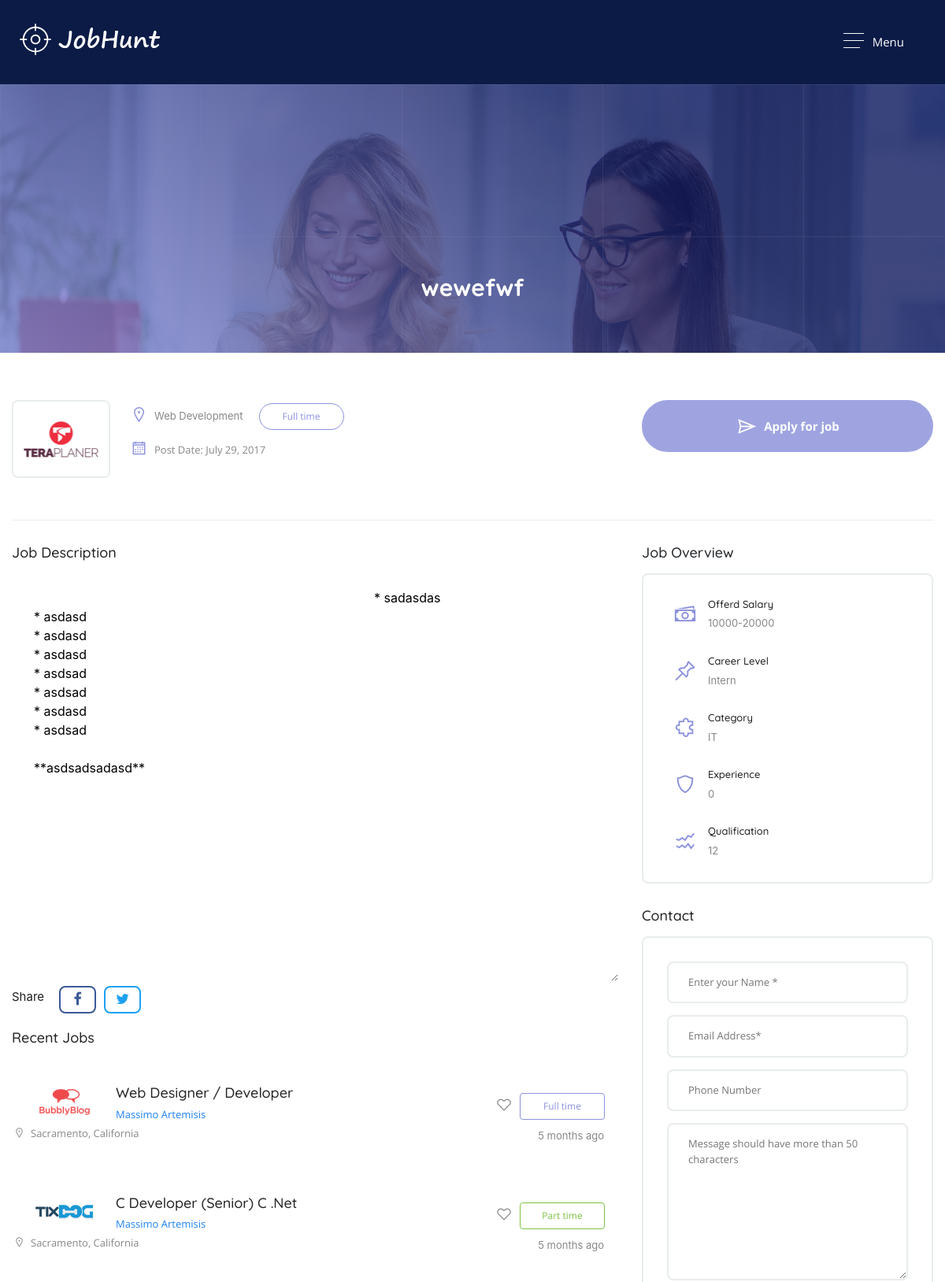
Before: /jobs/9 (upper part) with the older database file.
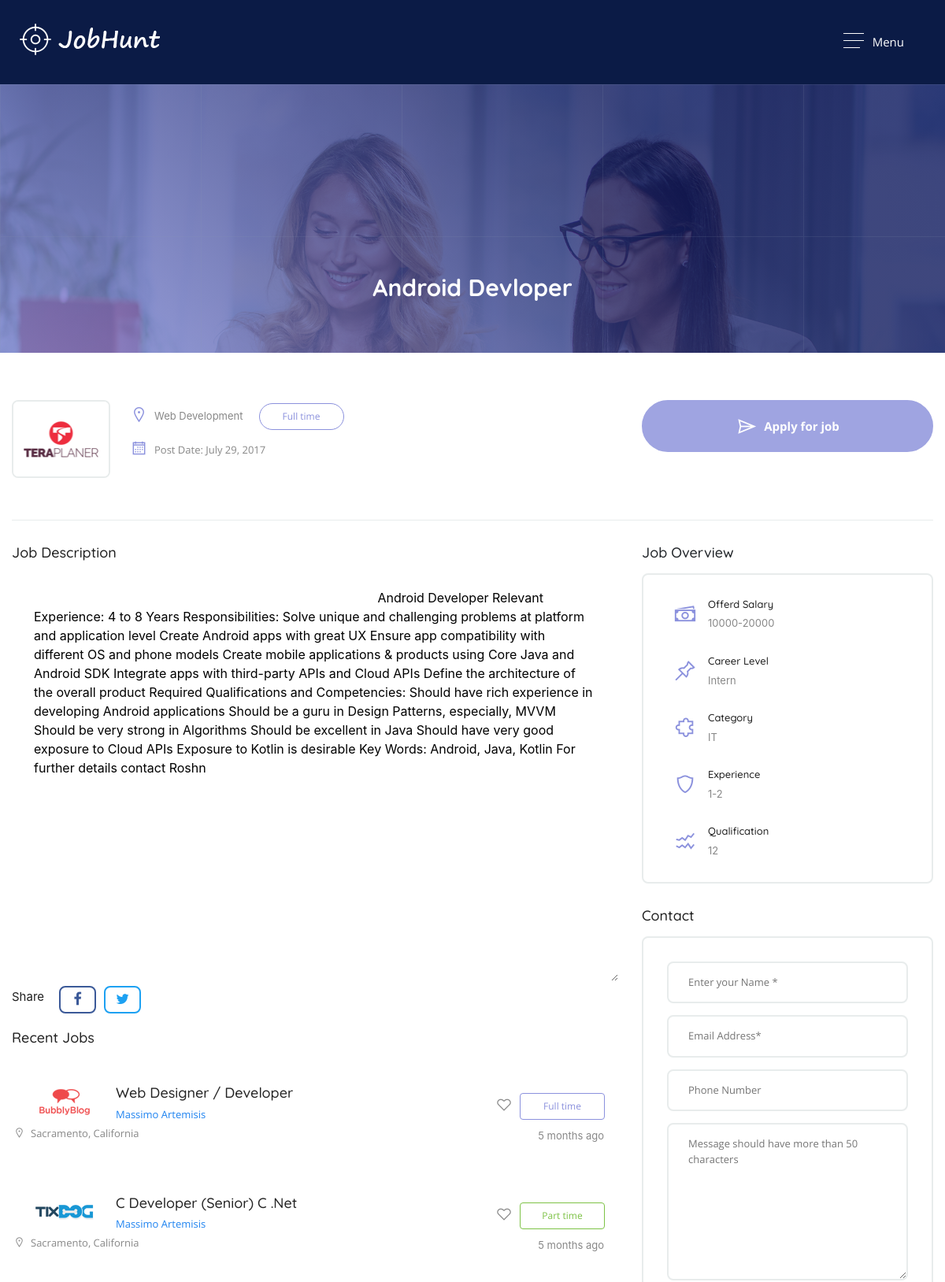
After: the same page with the newer database file.
### app/models.py (models this page shows)
class Job(UserMixin,db.Model):
	id=db.Column(db.Integer,primary_key=True)
	title=db.Column(db.String(100))
	jobdesc=db.Column(db.String(10000))
	exp=db.Column(db.String(128))
	qualification=db.Column(db.String(128))
	career_level=db.Column(db.String(128))
	email=db.Column(db.String(128))
	location=db.Column(db.String(50))
	fulltime=db.Column(db.Boolean,default=False)
	salary=db.Column(db.String(100))
	date_posted=db.Column(db.DateTime,default=date.today())
	expiry_date=db.Column(db.DateTime)
	openings=db.Column(db.Integer)
	category=db.Column(db.String(128))
	user_id=db.Column(db.Integer,db.ForeignKey('employer.id'))
	country=db.Column(db.String(100))
	city=db.Column(db.String(100))
	active=db.Column(db.Boolean,default=True);

### app/routes.py (the view)
@app.route('/jobs/<jobid>')
def job(jobid):
	job=Job.query.filter_by(id=jobid).first_or_404()
	company=Employer.query.get(job.id)
	return render_template("job.html",details=job,emp=company)

### app/templates/job.html (shortened to what this page needs)
{% extends "pubbase.html" %}
{% block content %}
<section class="overlape">
		<div class="block no-padding">
			<div data-velocity="-.1" style="background: url(/static/images/resource/mslider1.jpg) repeat scroll 50% 422.28px transparent;" class="parallax scrolly-invisible no-parallax"></div>
			<div class="container fluid">
				<div class="row">
					<div class="col-lg-12">
						<div class="inner-header">
							<h3>{{ details.title }}</h3>
						</div>
					</div>
				</div>
			</div>
		</div>
	</section>
	<section>
		<div class="block">
			<div class="container">
				<div class="row">
				 	<div class="col-lg-12 column">
				 		<div class="job-single-sec style3">
				 			<div class="job-head-wide">
				 				<div class="row">
				 					<div class="col-lg-8">
				 						<div class="job-single-head3">
							 				<div class="job-thumb"> <img src="/static/images/resource/sdf.png" alt="" /> </div>
							 				<div class="job-single-info3">
							 					<span><i class="la la-map-marker"></i>{{details.city}}</span><span class="job-is ft">Full time</span>
							 					<ul class="tags-jobs">
								 					<li><i class="la la-calendar-o"></i> Post Date: July 29, 2017</li>
								 				</ul>
							 				</div>
							 			</div>
				 					</div>
				 					<div class="col-lg-4">
				 						<a class="apply-thisjob" href="#" title=""><i class="la la-paper-plane"></i>Apply for job</a>
								 		<div class="apply-alternative">
								 		</div>
				 					</div>
				 				</div>
				 			</div>
				 			<div class="job-wide-devider">
							 	<div class="row">
							 		<div class="col-lg-8 column">
							 			<div class="job-details">
							 				<h3>Job Description</h3>
							 				<textarea readonly rows="20" cols="20">
							 					{{details.jobdesc}}
							 				</textarea>
							 			</div>
							 			<div class="share-bar">
							 				<span>Share</span><a href="#" title="" class="share-fb"><i class="fa fa-facebook"></i></a><a href="#" title="" class="share-twitter"><i class="fa fa-twitter"></i></a>
							 			</div>
								 		<div class="recent-jobs">
							 				<h3>Recent Jobs</h3>
							 				<div class="job-list-modern">
											 	<div class="job-listings-sec no-border">
													<div class="job-listing wtabs">
														<div class="job-title-sec">
															<div class="c-logo"> <img src="/static/images/resource/l1.png" alt="" /> </div>
															<h3><a href="#" title="">Web Designer / Developer</a></h3>
															<span>Massimo Artemisis</span>
															<div class="job-lctn"><i class="la la-map-marker"></i>Sacramento, California</div>
														</div>
														<div class="job-style-bx">
															<span class="job-is ft">Full time</span>
															<span class="fav-job"><i class="la la-heart-o"></i></span>
															<i>5 months ago</i>
														</div>
													</div>
													<div class="job-listing wtabs">
														<div class="job-title-sec">
															<div class="c-logo"> <img src="/static/images/resource/l2.png" alt="" /> </div>
															<h3><a href="#" title="">C Developer (Senior) C .Net</a></h3>
															<span>Massimo Artemisis</span>
															<div class="job-lctn"><i class="la la-map-marker"></i>Sacramento, California</div>
														</div>
														<div class="job-style-bx">
															<span class="job-is pt ">Part time</span>
															<span class="fav-job"><i class="la la-heart-o"></i></span>
															<i>5 months ago</i>
														</div>
													</div>
													<div class="job-listing wtabs">
													</div>
												</div>
											 </div>
							 			</div>
							 		</div>
							 		<div class="col-lg-4 column">
							 			<div class="job-overview">
								 			<h3>Job Overview</h3>
								 			<ul>
								 				<li><i class="la la-money"></i><h3>Offerd Salary</h3><span>{{details.salary}}</span></li>
								 				<li><i class="la la-thumb-tack"></i><h3>Career Level</h3><span>{{details.career_level}}</span></li>
								 				<li><i class="la la-puzzle-piece"></i><h3>Category</h3><span>{{details.category}}</span></li>
								 				<li><i class="la la-shield"></i><h3>Experience</h3><span>{{details.exp}}</span></li>
								 				<li><i class="la la-line-chart "></i><h3>Qualification</h3><span>{{details.qualification}}</span></li>
								 			</ul>
								 		</div>
								 		<div class="quick-form-job">
								 			<h3>Contact</h3>
								 			<form>
								 				<input type="text" placeholder="Enter your Name *" />
								 				<input type="text" placeholder="Email Address*" />
								 				<input type="text" placeholder="Phone Number" />
								 				<textarea placeholder="Message should have more than 50 characters"></textarea>
								 			</form>
								 		</div>
							 		</div>
							 	</div>
							 </div>
					 	</div>
				 	</div>
				</div>
			</div>
		</div>
	</section>
	{% endblock %}

### app/templates/pubbase.html (shortened to what this page needs)
<!DOCTYPE html>
<html>
<head>
	<link rel="stylesheet" type="text/css" href="/static/css/bootstrap-grid.css" />
	<link rel="stylesheet" href="/static/css/icons.css">
	<link rel="stylesheet" href="/static/css/animate.min.css">
	<link rel="stylesheet" type="text/css" href="/static/css/style.css" />
	<link rel="stylesheet" type="text/css" href="/static/css/responsive.css" />
	<link rel="stylesheet" type="text/css" href="/static/css/chosen.css" />
	<link rel="stylesheet" type="text/css" href="/static/css/colors/colors.css" />
	<link rel="stylesheet" type="text/css" href="/static/css/bootstrap.css" />
<link rel="stylesheet" href="../../../maxcdn.bootstrapcdn.com/font-awesome/4.5.0/css/font-awesome.min.css" />
</head>
<body>
<div class="theme-layout" id="scrollup">
	<div class="responsive-header">
		<div class="responsive-menubar">
			<div class="res-logo"><a href="{{ url_for('index') }}" title=""><img src="/static/images/resource/logo.png" alt="" /></a></div>
			<div class="menu-resaction">
				<div class="res-openmenu">
					<img src="images/icon.png" alt="" /> Menu
				</div>
			</div>
		</div>
	</div>
	{% block content %}
	{% endblock %}
</div>
</body>
</html>

### app/static/css/responsive.css (style rules this page uses)
@media (max-width:1200px) { .responsive-header { display: block; } }
@media (max-width:1200px) { .tags-jobs > li { margin-right: 10px; margin-bottom: 10PX; } }

### app/static/css/colors/colors.css (style rules this page uses)
.text-color, .menu-sec nav > ul > li > ul li:hover > a, .account-popup > form .cfield i, .account-popup > form > a, .chosen-container-single .chosen-single div::before, .job-field i, .chosen-container .chosen-results li.highlighted, .active-result.result-selected, .scroll-to a, .p-category > a p, .p-category:hover i, .job-title-sec span, .blog-metas a, .blog-details > a { color: #fb236a ; }

### app/templates/pubbase.html (style rules this page uses)
textarea:read-only { background-color: white; overflow: hidden; }

Changed rows visible on the page:
changed Job "Web Development": title "wewefwf" → "Android Devloper"; jobdesc "* sadasdas * asdasd * asdasd * asdasd * asdsad * asdsad * asdasd * asdsad **asdsadsadasd**" → "Android Developer Relevant Experience: 4 to 8 Years Responsibilities: Solve unique and challenging problems at platform and application level Create Android apps with great UX Ensure app compatibility with different OS and phone models Create mobile applications & products using Core Java and Android SDK Integrate apps with third-party APIs and Cloud APIs Define the architecture of the overall product Required Qualifications and Competencies: Should have rich experience in developing Android applications Should be a guru in Design Patterns, especially, MVVM Should be very strong in Algorithms Should be excellent in Java Should have very good exposure to Cloud APIs Exposure to Kotlin is…"; exp "0" → "1-2"
